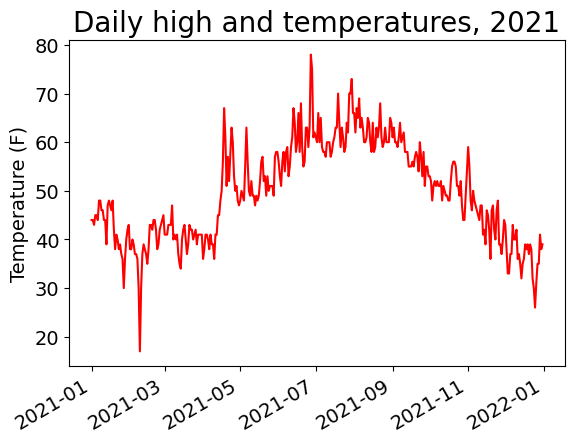

The script that drew this image:
from pathlib import Path
import csv
import matplotlib.pyplot as plt
from datetime import datetime

path = Path('weather_csv/sitka_weather_2021_simple.csv')
lines = path.read_text().splitlines()

reader = csv.reader(lines)
header_row = next(reader)

dates, highs= [], []
for row in reader:
    current_date = datetime.strptime(row[2], '%Y-%m-%d')
    high = int(row[4])
    dates.append(current_date)
    highs.append(high)

# Plot the high temperatures.
fig, ax = plt.subplots()
ax.plot(dates, highs, color='red')

# Format plot.
ax.set_title("Daily high and temperatures, 2021", fontsize=20)
ax.set_xlabel('', fontsize=14)
fig.autofmt_xdate() 
ax.set_ylabel("Temperature (F)", fontsize=14)
ax.tick_params(labelsize=14)

plt.show()
